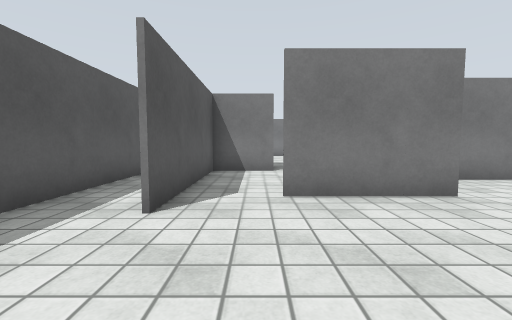
[1] (above)

24 first-person views from a walk through a robot-simulator world made for Gazebo. The camera is 0.94 m above the floor, tilts 4° down and sees 90° across. The floor is counted in squares, 1 m on a side. Each view is taken from the middle of a square. On the plan, view 1 faces up. The plan holds only what a view shows up to about 10 squares ahead; the rest is blank. Surface patterns are stand-ins for the level's own textures.

[2]
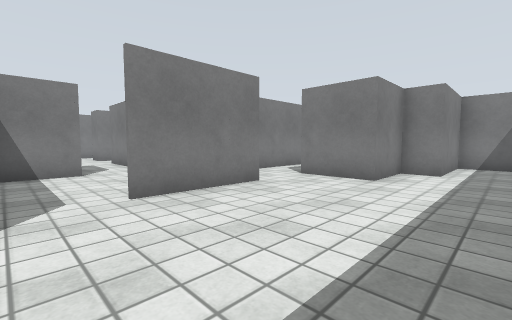

[3]
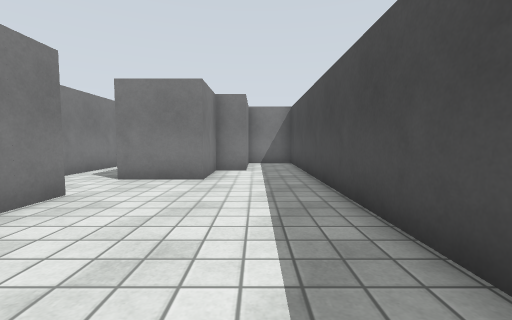

[4]
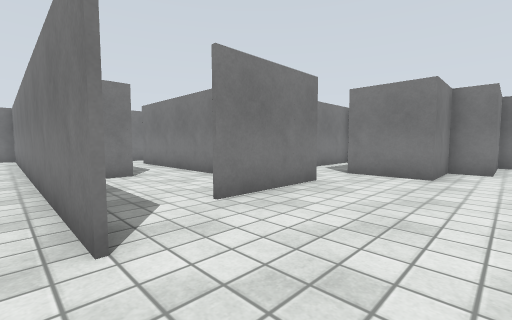

[5]
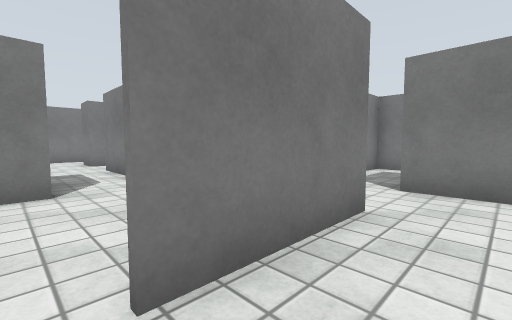

[6]
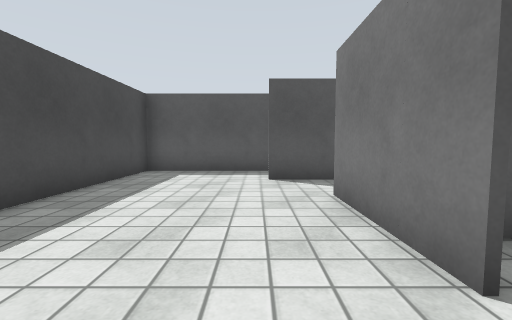

[7]
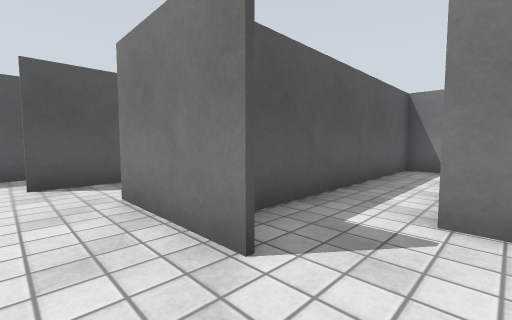

[8]
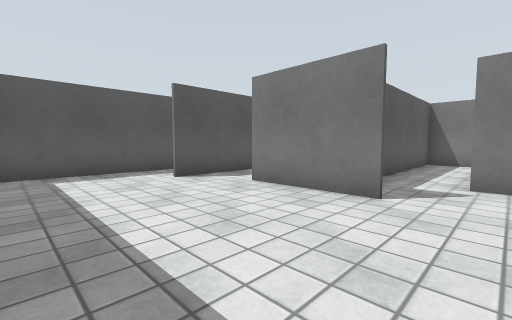

[9]
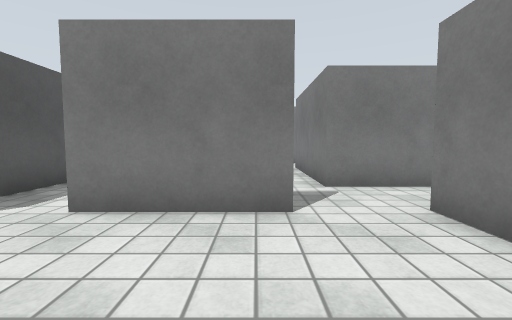

[10]
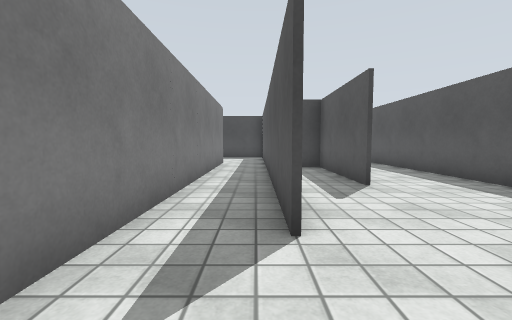

[11]
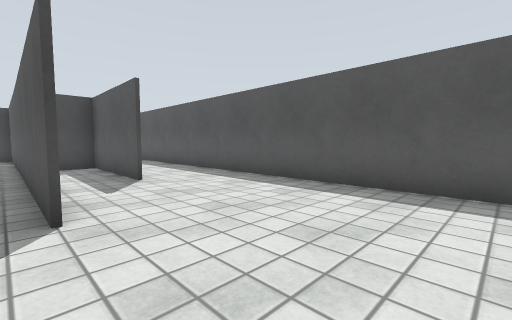

[12]
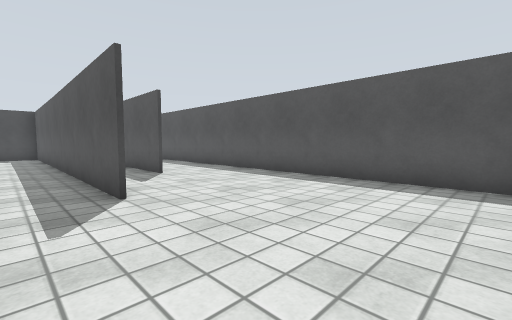

[13]
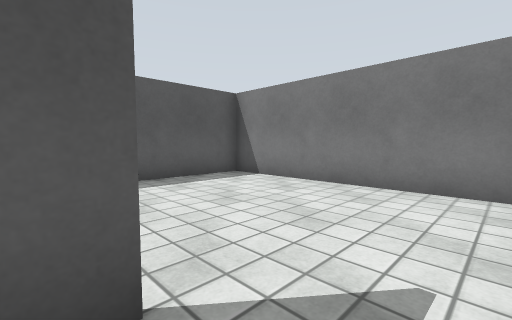

[14]
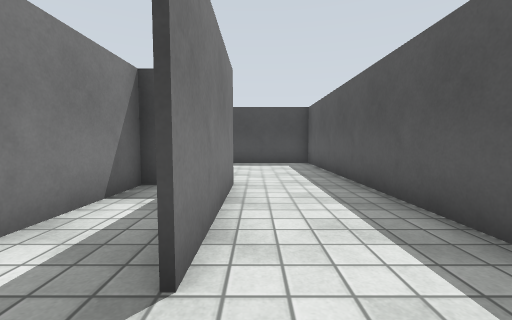

[15]
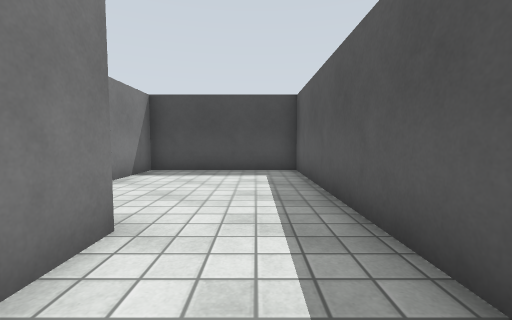

[16]
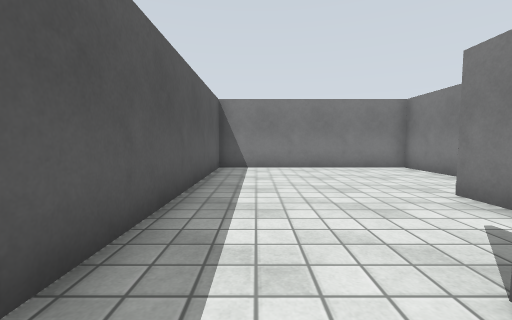

[17]
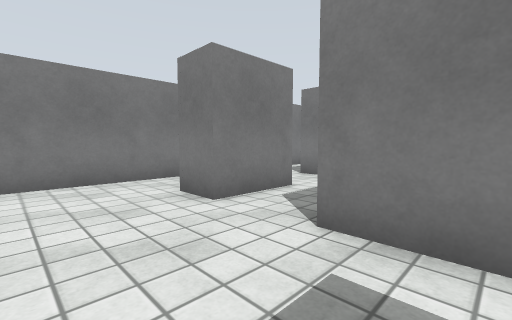

[18]
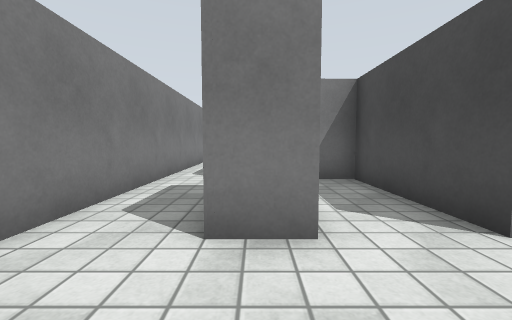

[19]
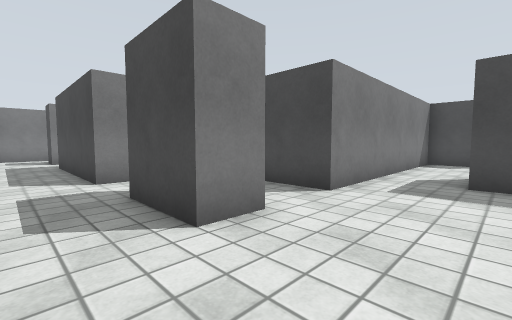

[20]
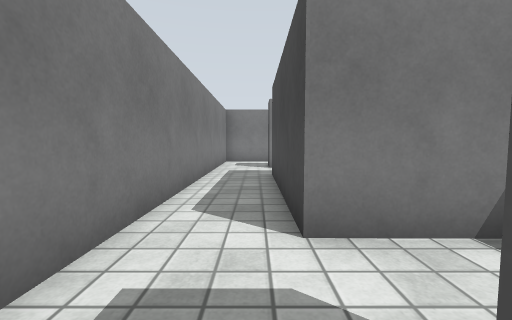

[21]
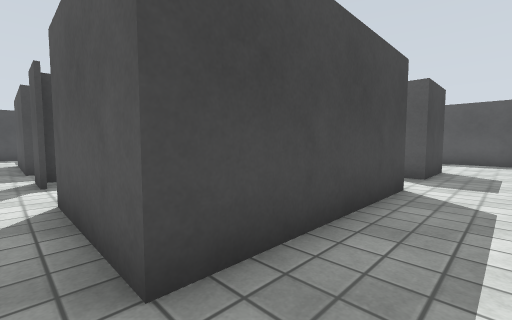

[22]
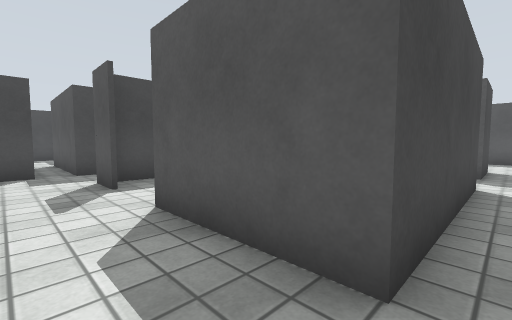

[23]
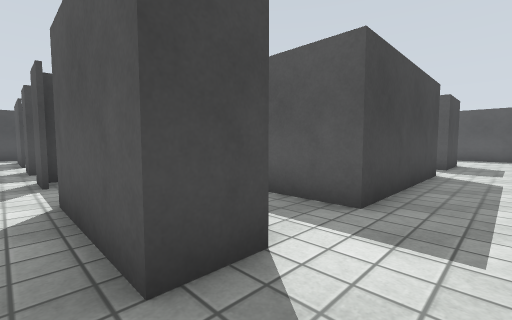

[24]
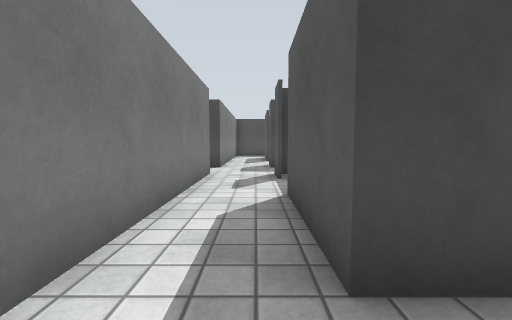

### Floor plan
Ten units are one square. View 1 is at (0, 0); x grows to the right and y downward. Boxes are objects, and circles mark ways between rooms. Rooms are numbered by the first view taken in them; rooms with no view inside come last. Other rooms are left out.
<svg viewBox="-89 -179 259 190">
<path fill="none" stroke="#000" d="M36 -44 4 -44M-14 -44 -14 -32M-29 5 88 6M-34 -36 -34 6M104 1 104 -13 74 -13 74 -23 54 -23 54 -35M-35 -115 -35 -125M-34 -125 -34 -36M-54 -95 -54 -54 -35 -54 -35 -86M-55 -52 -55 -95M-15 -32 -15 -174 -84 -174 -84 -45M6 -84 -14 -84 -14 -44M-16 -105 7 -105M24 -144 24 -155M10 -45 18 -45M24 -174 -1 -174M-14 -171 -14 -161M24 -44 24 -125M64 -174 24 -174M65 -146 65 -155M24 -155 45 -155 45 -149M124 -174 64 -174M114 -105 114 -92M101 -94 114 -94M65 -155 114 -155 114 -124M144 -105 144 -94M164 -94 164 -158M132 -155 144 -155 144 -124M124 -75 144 -75 144 -62M139 -174 124 -174M164 -70 164 -75M-84 -45 -84 5 -29 5M-35 6 -35 -19M40 -124 26 -124 26 -64M45 -63 45 -105M46 -144 24 -144M24 -125 64 -125 65 -146"/>
<circle cx="-20" cy="-30" r="3" fill="#2a7"/>
<circle cx="0" cy="-40" r="3" fill="#2a7"/>
<circle cx="-65" cy="-50" r="3" fill="#2a7"/>
<circle cx="35" cy="-165" r="3" fill="#2a7"/>
<circle cx="35" cy="-140" r="3" fill="#2a7"/>
<circle cx="70" cy="-170" r="3" fill="#2a7"/>
<circle cx="55" cy="-150" r="3" fill="#2a7"/>
<circle cx="135" cy="-165" r="3" fill="#2a7"/>
<text x="30" y="-10">1</text>
<text x="-50" y="-120">2</text>
<text x="10" y="-110">3</text>
<text x="50" y="-160">4</text>
<text x="120" y="-140">5</text>
<text x="140" y="-120">6</text>
<text x="-60" y="-20">7</text>
<text x="40" y="-100">8</text>
<text x="40" y="-140">9</text>
</svg>
Room 1 opens to room 2. Room 1 opens to room 3. Room 2 opens to room 7. Room 3 opens to room 4. Room 3 opens to room 9. Room 4 opens to room 5. Room 4 opens to room 9. Room 5 opens to room 6.

Where each view was taken, in squares from view 1:
view 1: 0 up, 0 right, facing up
view 2: 0 up, 1 left, facing up-right
view 3: 1 up, 1 left, facing right
view 4: 1 up, 2 left, facing up-right
view 5: 3 up, 0 right, facing up-right
view 6: 3 up, 5 right, facing left
view 7: 3 up, 5 right, facing up-left
view 8: 0 up, 5 right, facing up-left
view 9: 1 up, 3 right, facing up
view 10: 15 up, 3 left, facing down
view 11: 16 up, 3 left, facing down-left
view 12: 17 up, 2 left, facing down-left
view 13: 12 up, 2 left, facing up-left
view 14: 11 up, 6 left, facing down
view 15: 8 up, 7 left, facing down
view 16: 8 up, 7 left, facing up
view 17: 11 up, 0 right, facing up-right
view 18: 15 up, 0 right, facing right
view 19: 17 up, 0 right, facing down-right
view 20: 16 up, 4 right, facing right
view 21: 17 up, 12 right, facing down-left
view 22: 16 up, 13 right, facing down-left
view 23: 17 up, 15 right, facing down-left
view 24: 17 up, 15 right, facing down
